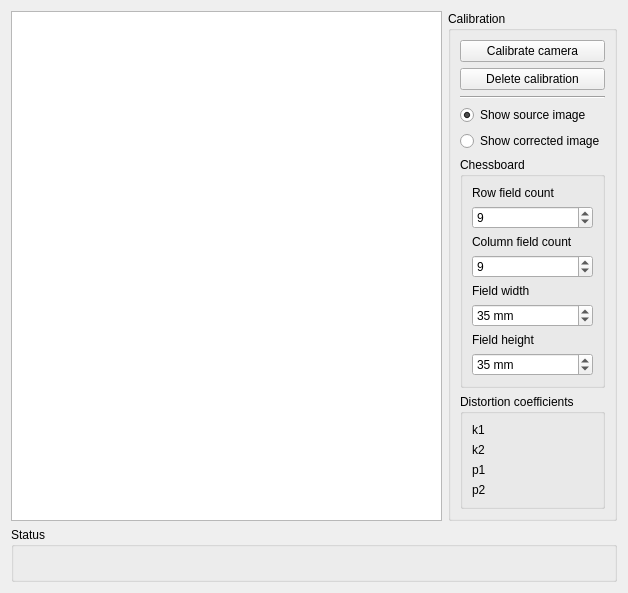
<?xml version="1.0" encoding="UTF-8"?>
<ui version="4.0">
 <class>SingleCalibrationWidget</class>
 <widget class="QWidget" name="SingleCalibrationWidget">
  <property name="geometry">
   <rect>
    <x>0</x>
    <y>0</y>
    <width>628</width>
    <height>534</height>
   </rect>
  </property>
  <property name="windowTitle">
   <string>Form</string>
  </property>
  <layout class="QVBoxLayout" name="verticalLayout_3">
   <item>
    <layout class="QHBoxLayout" name="horizontalLayout">
     <item>
      <widget class="QGraphicsView" name="graphicsView"/>
     </item>
     <item>
      <widget class="QGroupBox" name="groupBox_2">
       <property name="title">
        <string>Calibration</string>
       </property>
       <layout class="QVBoxLayout" name="verticalLayout">
        <item>
         <widget class="QPushButton" name="calibrateButton">
          <property name="text">
           <string>Calibrate camera</string>
          </property>
         </widget>
        </item>
        <item>
         <widget class="QPushButton" name="deleteCalibrationButton">
          <property name="text">
           <string>Delete calibration</string>
          </property>
         </widget>
        </item>
        <item>
         <widget class="Line" name="line">
          <property name="orientation">
           <enum>Qt::Horizontal</enum>
          </property>
         </widget>
        </item>
        <item>
         <widget class="QRadioButton" name="showSourceRadio">
          <property name="text">
           <string>Show source image</string>
          </property>
          <property name="checked">
           <bool>true</bool>
          </property>
         </widget>
        </item>
        <item>
         <widget class="QRadioButton" name="showCorrectedRadio">
          <property name="text">
           <string>Show corrected image</string>
          </property>
         </widget>
        </item>
        <item>
         <widget class="QGroupBox" name="groupBox_3">
          <property name="title">
           <string>Chessboard</string>
          </property>
          <layout class="QVBoxLayout" name="verticalLayout_2">
           <item>
            <widget class="QLabel" name="label">
             <property name="text">
              <string>Row field count</string>
             </property>
            </widget>
           </item>
           <item>
            <widget class="QSpinBox" name="rowCountSpinBox">
             <property name="minimum">
              <number>2</number>
             </property>
             <property name="maximum">
              <number>50</number>
             </property>
             <property name="value">
              <number>9</number>
             </property>
            </widget>
           </item>
           <item>
            <widget class="QLabel" name="label_2">
             <property name="text">
              <string>Column field count</string>
             </property>
            </widget>
           </item>
           <item>
            <widget class="QSpinBox" name="ColumnCountSpinBox">
             <property name="minimum">
              <number>2</number>
             </property>
             <property name="maximum">
              <number>50</number>
             </property>
             <property name="value">
              <number>9</number>
             </property>
            </widget>
           </item>
           <item>
            <widget class="QLabel" name="label_3">
             <property name="text">
              <string>Field width</string>
             </property>
            </widget>
           </item>
           <item>
            <widget class="QSpinBox" name="fieldWidthSpinBox">
             <property name="suffix">
              <string> mm</string>
             </property>
             <property name="minimum">
              <number>10</number>
             </property>
             <property name="maximum">
              <number>1000</number>
             </property>
             <property name="value">
              <number>35</number>
             </property>
            </widget>
           </item>
           <item>
            <widget class="QLabel" name="label_4">
             <property name="text">
              <string>Field height</string>
             </property>
            </widget>
           </item>
           <item>
            <widget class="QSpinBox" name="fieldHeightSpinBox">
             <property name="suffix">
              <string> mm</string>
             </property>
             <property name="minimum">
              <number>10</number>
             </property>
             <property name="maximum">
              <number>1000</number>
             </property>
             <property name="value">
              <number>35</number>
             </property>
            </widget>
           </item>
          </layout>
         </widget>
        </item>
        <item>
         <widget class="QGroupBox" name="groupBox_4">
          <property name="title">
           <string>Distortion coefficients</string>
          </property>
          <layout class="QGridLayout" name="gridLayout">
           <item row="3" column="1">
            <widget class="QLabel" name="label_7">
             <property name="text">
              <string>p1</string>
             </property>
            </widget>
           </item>
           <item row="2" column="1">
            <widget class="QLabel" name="label_6">
             <property name="text">
              <string>k2</string>
             </property>
            </widget>
           </item>
           <item row="1" column="1">
            <widget class="QLabel" name="label_5">
             <property name="text">
              <string>k1</string>
             </property>
            </widget>
           </item>
           <item row="4" column="1">
            <widget class="QLabel" name="label_8">
             <property name="text">
              <string>p2</string>
             </property>
            </widget>
           </item>
           <item row="1" column="2">
            <widget class="QLabel" name="distortionK1Label">
             <property name="text">
              <string/>
             </property>
            </widget>
           </item>
           <item row="2" column="2">
            <widget class="QLabel" name="distortionK2Label">
             <property name="text">
              <string/>
             </property>
            </widget>
           </item>
           <item row="3" column="2">
            <widget class="QLabel" name="distortionP1Label">
             <property name="text">
              <string/>
             </property>
            </widget>
           </item>
           <item row="4" column="2">
            <widget class="QLabel" name="distortionP2Label">
             <property name="text">
              <string/>
             </property>
            </widget>
           </item>
          </layout>
         </widget>
        </item>
        <item>
         <spacer name="verticalSpacer">
          <property name="orientation">
           <enum>Qt::Vertical</enum>
          </property>
          <property name="sizeHint" stdset="0">
           <size>
            <width>20</width>
            <height>40</height>
           </size>
          </property>
         </spacer>
        </item>
       </layout>
      </widget>
     </item>
    </layout>
   </item>
   <item>
    <widget class="QGroupBox" name="groupBox">
     <property name="title">
      <string>Status</string>
     </property>
     <layout class="QVBoxLayout" name="verticalLayout_4">
      <item>
       <widget class="QLabel" name="statusLabel">
        <property name="text">
         <string/>
        </property>
       </widget>
      </item>
     </layout>
    </widget>
   </item>
  </layout>
 </widget>
 <resources/>
 <connections/>
</ui>
